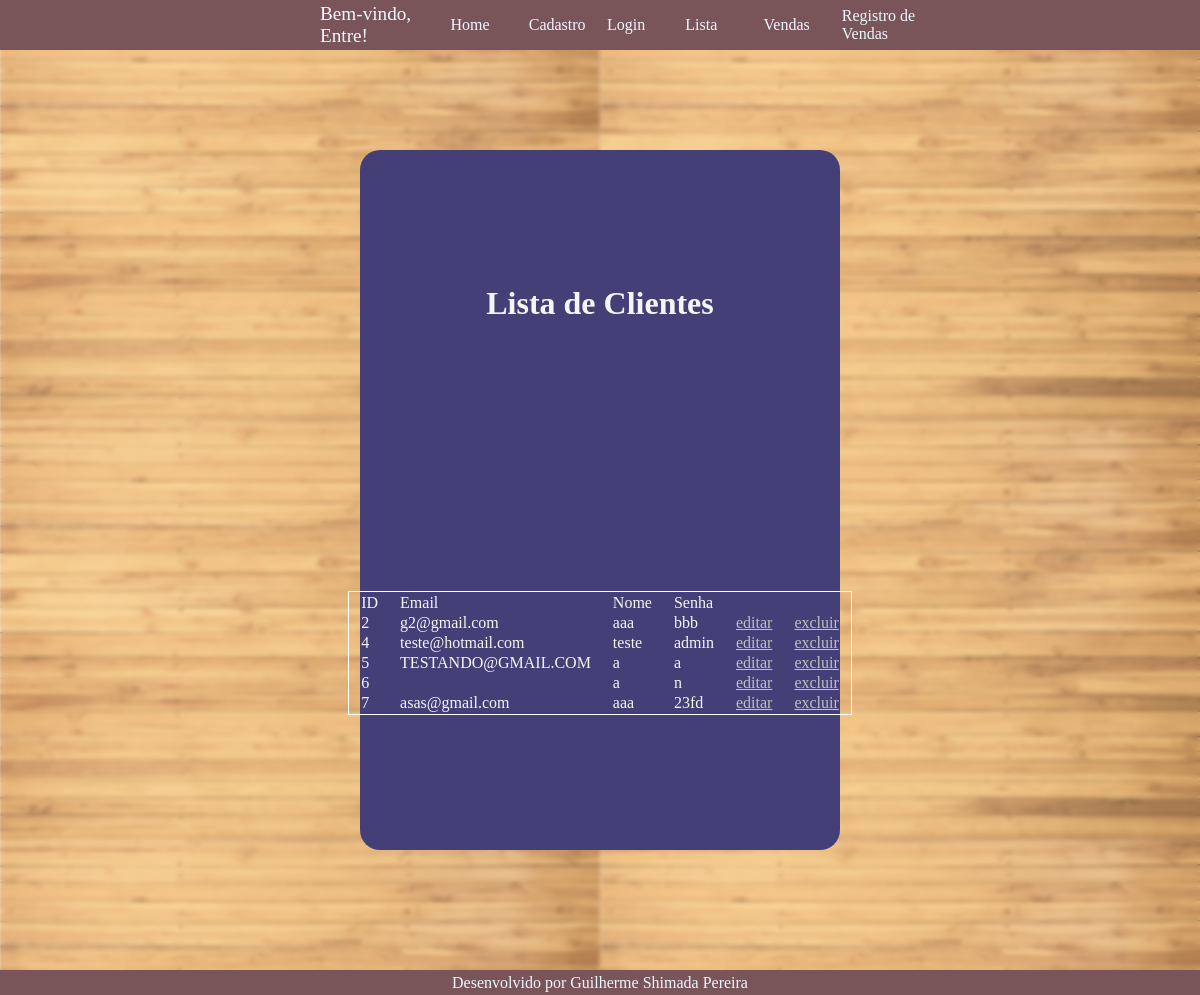
/pages/lista.php, run on the app's committed database.
### tables this page shows
CREATE TABLE IF NOT EXISTS `clientes` (
  `id` int(11) NOT NULL AUTO_INCREMENT,
  `nome` varchar(50) NOT NULL DEFAULT '0',
  `senha` varchar(50) NOT NULL DEFAULT '0',
  `email` varchar(50) NOT NULL DEFAULT '0',
  PRIMARY KEY (`id`),
  UNIQUE KEY `email` (`email`)
);

### components/main.php (the view, shortened to what this page needs)
<main>
    <?php
        if($conteudo == 'cadastro'){
            echo '
                <h1>Cadastro</h1>
                <form action="../back/proc_cadastro.php" method="post">
                    <label>Email: </label>
                    <input type="email" name="email"><br><br>
                    <label>Nome: </label>
                    <input type="text" name="nome"><br><br>
                    <label>Senha: </label>
                    <input type="password" name="senha"><br><br>
                    <button type="submit">Cadastrar
                </form>
            ';
        }
        else if($conteudo == 'lista'){
            echo '<h1>Lista de Clientes</h1>';
            include "../back/conexao.php";
            $sql = "SELECT * FROM clientes";
            $consulta = mysqli_query($conexao,$sql);
            echo "
                <table>
                    <tr>
                        <td>ID</td>
                        <td>Email</td>
                        <td>Nome</td>
                        <td>Senha</td>
                    </tr>
            ";
            while($registro = mysqli_fetch_assoc($consulta)){
                echo "
                <tr>
                    <td>".$registro['id']."</td>
                    <td>".$registro['email']."</td>
                    <td>".$registro['nome']."</td>
                    <td>".$registro['senha']."</td>
                    <td><a href='../pages/edicao.php?arroba={$registro['email']}'>editar</a></td>
                    <td><a href='../back/proc_exclusao.php?arroba={$registro['email']}'>excluir</a></td>
                </tr>
                ";
            };
            echo
            "</table>";
            }
    ?>
</main>

### pages/lista.php (shortened to what this page needs)
<!DOCTYPE html>
<html lang="pt-br">
<head>
</head>
<body>
<?php
$conteudo = 'lista';
include "../components/header.php";
include "../components/main.php";
include "../components/footer.php";
?>
</body>
</html>

### components/header.php (shortened to what this page needs)
<header>
    <menu>
        <p>Bem-vindo, <?php
            if(isset($_SESSION["log"])){
            }
            else{
                echo 'Entre!';
            }
        ?></p>
        <a href="home.php">Home</a>
        <a href="cadastro.php">Cadastro</a>
        <a href="login.php">Login</a>
        <a href="lista.php">Lista</a>
        <a href="vendas.php">Vendas</a>
        <a href="registro_vendas.php">Registro de Vendas</a>
    </menu>
</header>

### components/footer.php (shortened to what this page needs)
<footer>
    <p>Desenvolvido por Guilherme Shimada Pereira</p>
</footer>

### pages/lista.php (style rules this page uses)
body { background-image: url(../img/wood.jpg); background-size: 50%; backdrop-filter: blur(2px); }
main { border-radius: 20px; background-color: #453F78; display: flex; justify-content: center; align-items: center; color: whitesmoke; }

### data on the page
clientes: id "2", email "g2@gmail.com", nome "aaa", senha "bbb"
clientes: id "4", email "teste@hotmail.com", nome "teste", senha "admin"
clientes: id "5", email "TESTANDO@GMAIL.COM", nome "a", senha "a"
clientes: id "6", nome "a", senha "n"
clientes: id "7", email "asas@gmail.com", nome "aaa", senha "23fd"
